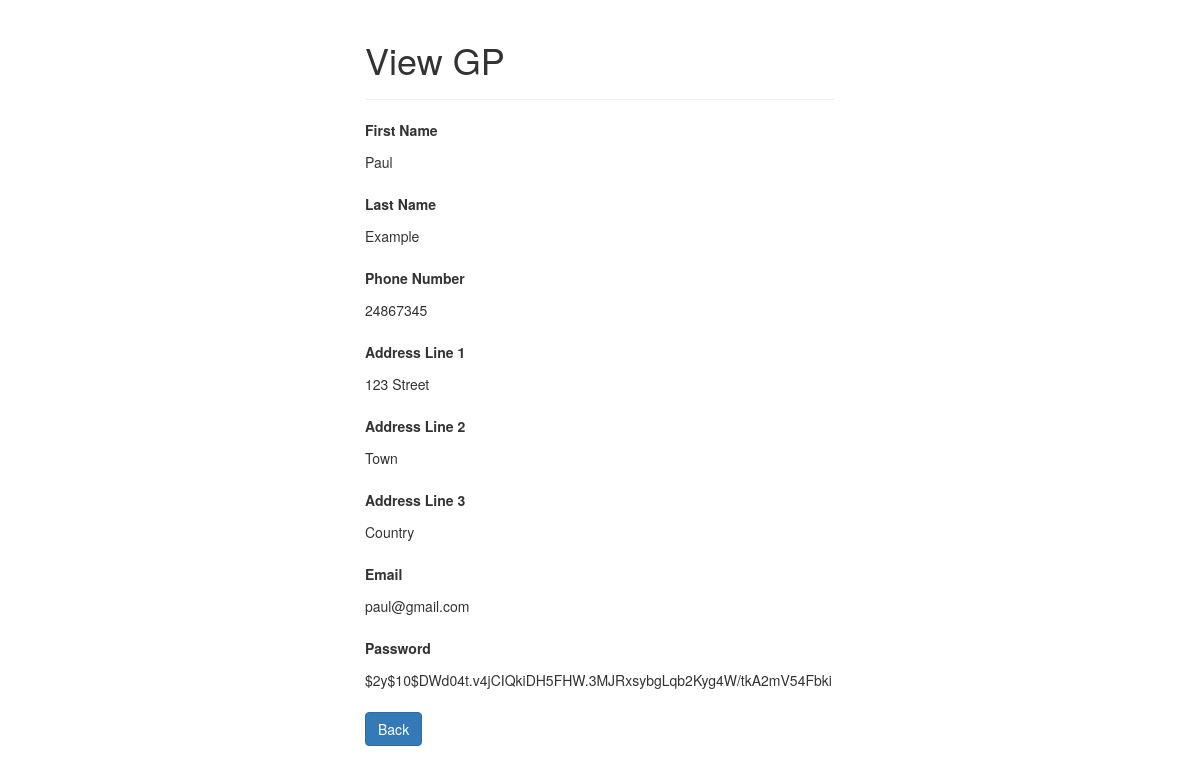
Screenshot of /scripts/ops/gp/read.php?email=paul@gmail.com with the database file from the repository.
### tables this page shows
CREATE TABLE `gp` (
  `first_name` varchar(255) NOT NULL,
  `last_name` varchar(255) NOT NULL,
  `phone_no` int(255) NOT NULL,
  `address1` varchar(255) NOT NULL,
  `address2` varchar(255) NOT NULL,
  `address3` varchar(255) NOT NULL,
  `email` varchar(255) NOT NULL,
  `password` varchar(255) NOT NULL
);

### scripts/ops/gp/read.php (the view, shortened to what this page needs)
<?php
if(isset($_GET["email"]) && !empty(trim($_GET["email"]))){
    require_once __DIR__ . "/../../config.php";
    $sql = "SELECT * FROM gp WHERE email = ?";
    if($stmt = mysqli_prepare($conn, $sql)){
        mysqli_stmt_bind_param($stmt, "s", $param_email);
        if(mysqli_stmt_execute($stmt)){
            $result = mysqli_stmt_get_result($stmt);
            if(mysqli_num_rows($result) == 1){
                $row = mysqli_fetch_array($result, MYSQLI_ASSOC);
            } else{
                header("location: error.php");
                exit();
            }
        } else{
            echo "Oops! Something went wrong. Please try again later.";
        }
    }
} else{
    header("location: error.php");
    exit();
}
?>
<!DOCTYPE html>
<html lang="en">
<head>
    <link rel="stylesheet" href="https://maxcdn.bootstrapcdn.com/bootstrap/3.3.7/css/bootstrap.css">
</head>
<body>
    <div class="wrapper">
        <div class="container-fluid">
            <div class="row">
                <div class="col-md-12">
                    <div class="page-header">
                        <h1>View GP</h1>
                    </div>
                    <div class="form-group">
                        <label>First Name</label>
                        <p class="form-control-static"><?php echo $row["first_name"]; ?></p>
                    </div>
                    <div class="form-group">
                        <label>Last Name</label>
                        <p class="form-control-static"><?php echo $row["last_name"]; ?></p>
                    </div>
					<div class="form-group">
                        <label>Phone Number</label>
                        <p class="form-control-static"><?php echo $row["phone_no"]; ?></p>
                    </div>
					<div class="form-group">
                        <label>Address Line 1</label>
                        <p class="form-control-static"><?php echo $row["address1"]; ?></p>
                    </div>
					<div class="form-group">
                        <label>Address Line 2</label>
                        <p class="form-control-static"><?php echo $row["address2"]; ?></p>
                    </div>
					<div class="form-group">
                        <label>Address Line 3</label>
                        <p class="form-control-static"><?php echo $row["address3"]; ?></p>
                    </div>
					<div class="form-group">
                        <label>Email</label>
                        <p class="form-control-static"><?php echo $row["email"]; ?></p>
                    </div>
					<div class="form-group">
                        <label>Password</label>
                        <p class="form-control-static"><?php echo $row["password"]; ?></p>
                    </div>
                    <p><a href="list.php" class="btn btn-primary">Back</a></p>
                </div>
            </div>
        </div>
    </div>
</body>
</html>

### scripts/ops/gp/read.php (style rules this page uses)
.wrapper { width: 500px; margin: 0 auto; }

### rows the page displays
gp: first_name "Paul", last_name "Example", phone_no "24867345", address1 "123 Street", address2 "Town", address3 "Country", email "paul@gmail.com", password "$2y$10$DWd04t.v4jCIQkiDH5FHW.3MJRxsybgLqb2Kyg4W/tkA2mV54Fbki"
